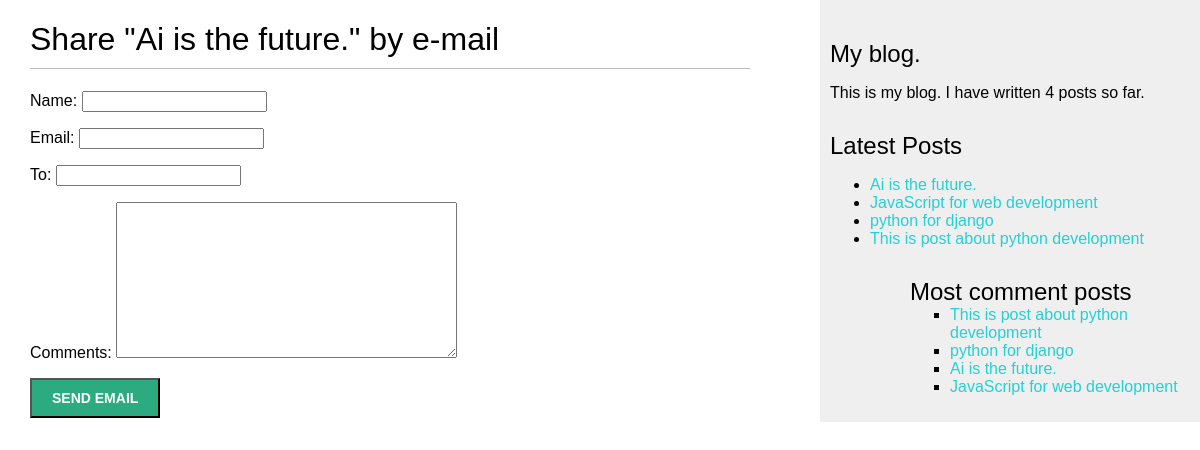
/blog/4/share/, run on the app's committed database.
### blog/models.py (models this page shows, shortened)
class Post(models.Model):
    class Status(models.TextChoices):
        DRAFT = 'DF' ,'Draft'
        PUBLISHED = 'PB' , 'Published'
    title = models.CharField(max_length=250)
    slug = models.SlugField(
                            max_length=250,
                            unique_for_date='publish'
                            )
    author = models.ForeignKey(
        settings.AUTH_USER_MODEL,
        on_delete=models.CASCADE,
        related_name='blog_posts'
    )
    body = models.TextField()
    publish = models.DateTimeField(default=timezone.now)
    created = models.DateTimeField(auto_now_add=True)
    updated = models.DateTimeField(auto_now=True)
    status = models.CharField(
        max_length=2,
        choices=Status,
        default=Status.DRAFT
    )
    objects = models.Manager()
    published = PublishManager()
    tags = TaggableManager()
    class Meta:
        ordering = ['-publish']
        indexes = models.Index(fields=['-publish']),
    def get_absolute_url(self):
        return reverse('blog:post_detail',
                       args=[self.publish.year,
                             self.publish.month,
                             self.publish.day,
                             self.slug])

### blog/views.py (the view)
# urls.py: path('<int:post_id>/share/', views.post_share, name='post_share'),
def post_share(request,post_id):
    post = get_object_or_404(Post,
                              id=post_id,
                              status= Post.Status.PUBLISHED)
    sent = False
    if request.method == 'POST':
        form = EmailPostForm(request.POST)
        if form.is_valid():
            cd = form.cleaned_data
            post_url = request.build_absolute_uri(
                post.get_absolute_url()
            )
            subject = (
                f"{cd['name']} ({cd['email']}) "
                f"recommend the post by {post.title}"
            )
            message = (
                f"read {post.title} at {post_url} \n \n"
                f"{cd['name']}\'s comments: {cd['comments']}"
            )
            send_mail(subject=subject,
                      message=message,
                      from_email=None,
                      recipient_list=[cd['to']])
            sent = True
    else:
        form = EmailPostForm()
    return render(request,
                  'blog/post/share.html',
                  {
                      'post':post,
                      'form':form,
                      'sent':sent
                  })

### blog/forms.py
class EmailPostForm(forms.Form):
    name = forms.CharField(max_length=25)
    email = forms.EmailField()
    to  = forms.EmailField()
    comments = forms.CharField(
        required=False,
        widget=forms.Textarea
    )

### blog/models.py (called while the page is built)
    def get_queryset(self):
        return (super().get_queryset().filter(status=Post.Status.PUBLISHED))

### blog/templatetags/blog_tags.py (called while the page is built)
@register.simple_tag
def total_tags():
    return Post.published.count()

@register.inclusion_tag("blog/post/latest_post.html")
def show_latest_posts(count=5):
    latest_posts = Post.published.order_by('-publish')[:5]
    return {
        'latest_posts': latest_posts
    }

@register.simple_tag
def get_comment_posts(count=5):
    return Post.published.annotate(
        total_comments = Count('comments')
    ).order_by('-total_comments')[:5]

### blog/templates/blog/post/share.html (shortened to what this page needs)
{% extends "blog/base.html" %}
{% block content %}
   {% if sent %}
     <h1>Email sent successfully.</h1>
     <p class="date">
        {{post.title}} was successfully sent to {{form.cleaned_data.to}}
     </p>
   {% else %}
     <h1>Share "{{ post.title }}" by e-mail</h1>
     <form method="post">
        {{form.as_p}}
        <input type="submit" value="Send Email">
     </form>
   {% endif %}
{% endblock content %}

### blog/templates/blog/base.html (shortened to what this page needs)
{% load static %}
{% load blog_tags %}
<!DOCTYPE html>
<html>
    <head>
        <link href="{% static 'css/blog.css' %}" rel="stylesheet">
    </head>
    <body>
        <div id="content">
            {% block content %}
            {% endblock content %}
        </div>
        <div id="sidebar">
            <h2>My blog.</h2>
            <p>This is my blog.
              I have written {% total_tags %} posts so far.
            </p>
            <h2>Latest Posts</h2>
            {% show_latest_posts 3 %}
            <h2>Most comment posts</h2>
            {% get_comment_posts as most_comment_post %}
            <ul>
                {% for post in most_comment_post %}
                  <li>
                    <a href="{{post.get_absolute_url}}">{{post.title}}</a>
                  </li>
                {% endfor %}
            </ul>
        </div>
    </body>
</html>

### blog/templates/blog/post/latest_post.html
<ul>
    {% for post in latest_posts %}
      <li>
         <a href="{{post.get_absolute_url}}">{{post.title}}</a>
      </li>
    {% endfor %}
<ul>

### blog/static/css/blog.css (style rules this page uses)
body { margin: 0; padding: 0; font-family: Helvetica, sans-serif; }
a { color: rgb(35, 209 ,211); text-decoration: none; }
h1 { font-weight: normal; border-bottom: 1px solid #bbb; padding: 0 0 10px 0; }
h2 { font-weight: normal; margin: 30px 0 0; }
#content { float: left; width: 60%; padding: 0 0 0 30px; }
#sidebar { float: right; width: 30%; padding: 10px; background: #efefef; height: 100%; }
input[type=submit] { font-weight: bold; background: #2caa80; color: #fff; padding: 10px 20px; font-size: 14px; text-transform: uppercase; }

### data on the page
Post: title "Ai is the future."
Post: title "JavaScript for web development"
Post: title "python for django"
Post: title "This is post about python development"
